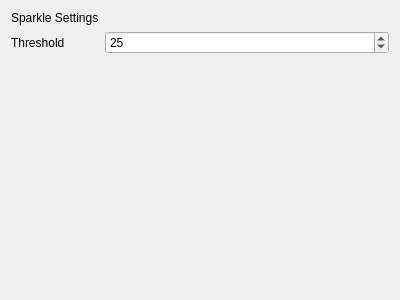
<?xml version="1.0" encoding="UTF-8"?>
<ui version="4.0">
 <class>SparkleAnimationControl</class>
 <widget class="QWidget" name="SparkleAnimationControl">
  <property name="geometry">
   <rect>
    <x>0</x>
    <y>0</y>
    <width>400</width>
    <height>300</height>
   </rect>
  </property>
  <property name="windowTitle">
   <string>Form</string>
  </property>
  <layout class="QGridLayout" name="gridLayout">
   <item row="0" column="0">
    <layout class="QFormLayout" name="formLayout">
     <item row="0" column="0">
      <widget class="QLabel" name="label">
       <property name="text">
        <string>Sparkle Settings</string>
       </property>
      </widget>
     </item>
     <item row="1" column="0">
      <widget class="QLabel" name="label_2">
       <property name="text">
        <string>Threshold</string>
       </property>
      </widget>
     </item>
     <item row="1" column="1">
      <widget class="QSpinBox" name="thresholdSpinBox">
       <property name="minimum">
        <number>1</number>
       </property>
       <property name="maximum">
        <number>255</number>
       </property>
       <property name="value">
        <number>25</number>
       </property>
      </widget>
     </item>
    </layout>
   </item>
  </layout>
 </widget>
 <resources/>
 <connections/>
</ui>
